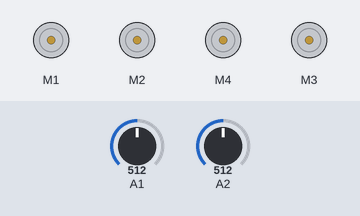
This sketch was run on a simulated Arduino Uno, built with avr-gcc and run on an emulated ATmega328P. Shown: 4 × DC motor (green arrow = forward, orange = backward, longer = faster). The test bench sets the inputs (shaded band); at power-on: A1 = 512, A2 = 512.

Above: at 1.2 s.
1.3 s: A1 set to 588
2.8 s: A1 set to 621
At 3.9 s:
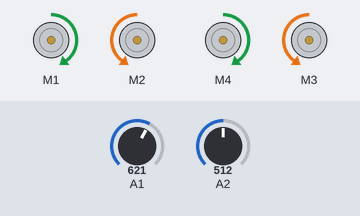
4.3 s: A1 set to 306
At 5.0 s:
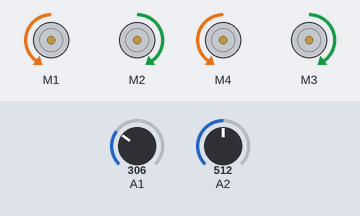
5.8 s: A1 set to 314
7.3 s: A1 set to 335
At 8.5 s:
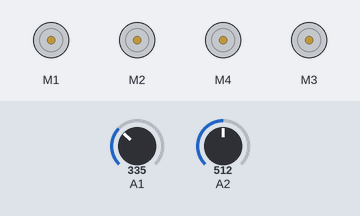
8.8 s: A2 set to 592
10.3 s: A2 set to 621
At 10.8 s:
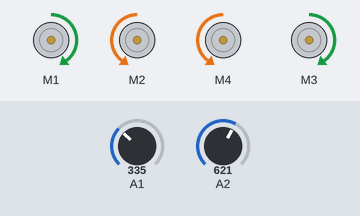
Timing chart, 0 to 12.8 s (numbered marks = the images above; inputs shaded):
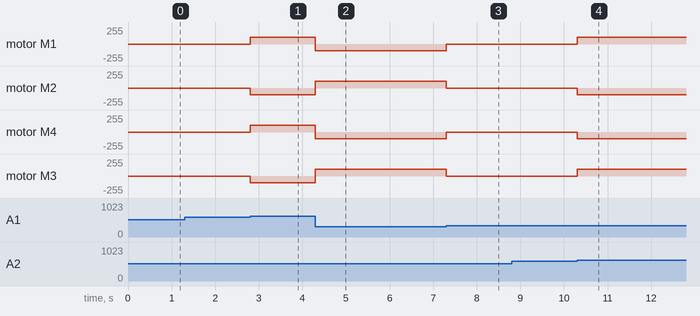

The sketch:

motor-control.ino
```cpp
#include<AFMotor.h>
AF_DCMotor frontLeft(1);
AF_DCMotor frontRight(4);
AF_DCMotor backLeft(2);
AF_DCMotor backRight(3);

int frontback;
int leftright;
int a1;
int a2;

void goForward() {
  frontLeft.run(FORWARD);
  frontRight.run(FORWARD);
  backLeft.run(BACKWARD);
  backRight.run(BACKWARD);
}

void goBackward() {
  frontLeft.run(BACKWARD);
  frontRight.run(BACKWARD);
  backLeft.run(FORWARD);
  backRight.run(FORWARD);
}

void turnLeft() {
  frontLeft.run(BACKWARD);
  frontRight.run(FORWARD);
  backLeft.run(FORWARD);
  backRight.run(BACKWARD);
}

void turnRight() {
  frontLeft.run(FORWARD);
  frontRight.run(BACKWARD);
  backLeft.run(BACKWARD);
  backRight.run(FORWARD);
}

//void setMotorSpeed(int motorSpeed)
//{
//  frontLeft.setSpeed(motorSpeed);
//  backLeft.setSpeed(motorSpeed);
//  frontRight.setSpeed(motorSpeed);
//  backRight.setSpeed(motorSpeed);
//}
void carStop()
{
  frontLeft.run(RELEASE);
  frontRight.run(RELEASE);
  backLeft.run(RELEASE);
  backRight.run(RELEASE);
}

void setup() {

  frontLeft.setSpeed(100);
  backLeft.setSpeed(100);
  frontRight.setSpeed(100);
  backRight.setSpeed(100);

}

void loop() {
  a1 = analogRead(A1);
  a2 = analogRead(A2);
  frontback = map(a1, 0, 1023, 0, 255);
  leftright = map(a2, 0, 1023, 0, 255);


  if (frontback > 150) {
    goForward();
    //setMotorSpeed(150);
  }

  else if (frontback < 80) {
    goBackward();
    //setMotorSpeed(150);
  }

  else if (leftright > 150) {
    turnRight();
    //setMotorSpeed(150);
  }

  else if (leftright < 80) {
    turnLeft();
    //setMotorSpeed(150);
  }
  else
  {
    carStop();
    //setMotorSpeed(0);
  }

}
```

Measured:
- the behaviour switches between 605 and 606 on A1 (found by bisection; images 0 and 1)
- the behaviour switches between 320 and 321 on A1 (found by bisection; images 2 and 3)
- the behaviour switches between 605 and 606 on A2 (found by bisection; images 3 and 4)
- after the input at 1.3 s, every drawn part: stays the same
- after the input at 2.8 s, motor M1, motor M4: stopped → forward 100/255 at once; motor M2, motor M3: stopped → backward 100/255 at once
- after the input at 4.3 s, motor M1, motor M4: forward 100/255 → backward 100/255 at once; motor M2, motor M3: backward 100/255 → forward 100/255 at once
- after the input at 5.8 s, every drawn part: stays the same
- after the input at 7.3 s, motor M1, motor M4: backward 100/255 → stopped at once; motor M2, motor M3: forward 100/255 → stopped at once
- after the input at 8.8 s, every drawn part: stays the same
- after the input at 10.3 s, motor M1, motor M3: stopped → forward 100/255 at once; motor M2, motor M4: stopped → backward 100/255 at once
